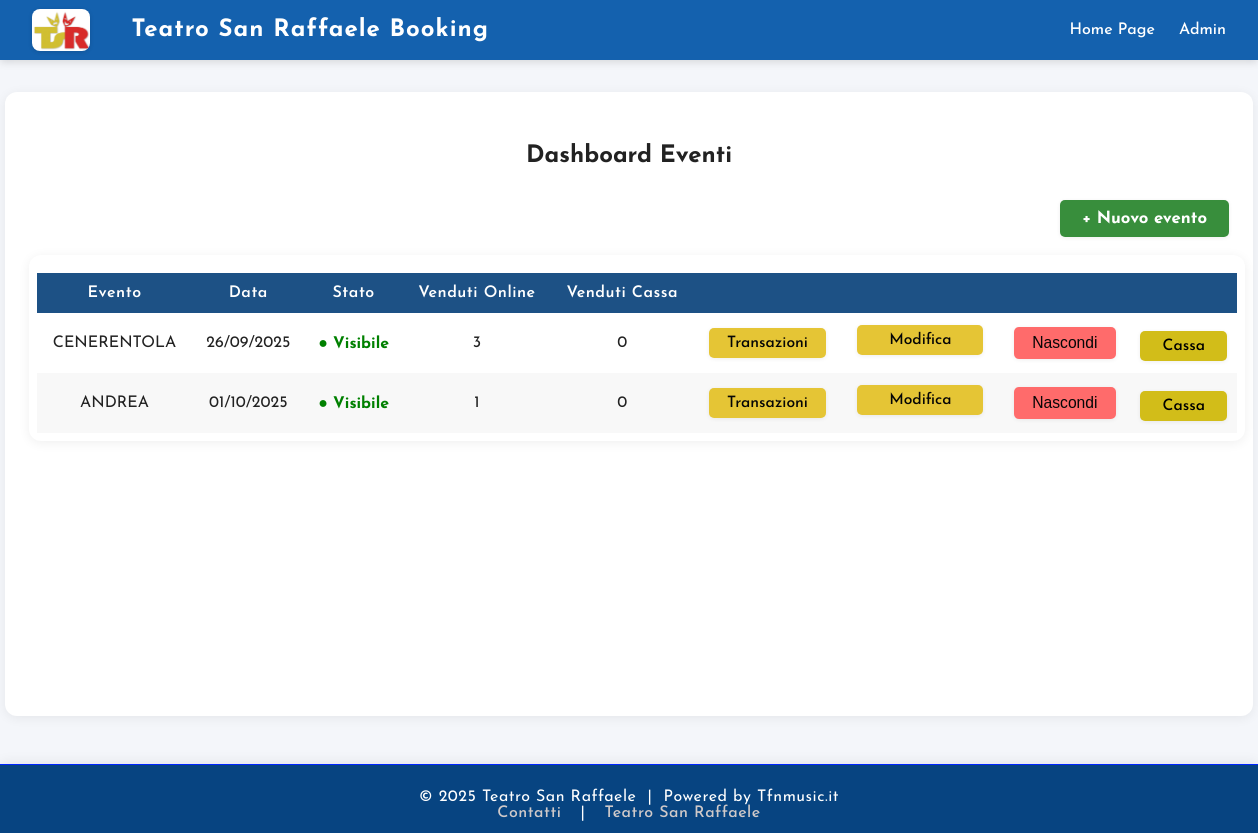
/dashboard (signed in), run on the app's committed database.
### tables this page shows
CREATE TABLE events (
    id INTEGER PRIMARY KEY AUTOINCREMENT,
    title TEXT NOT NULL,
    date TEXT NOT NULL,
    time TEXT NOT NULL,
    price REAL NOT NULL,
    poster_url TEXT         
, visible INTEGER DEFAULT 1);

### app.py (the view)
@app.route('/dashboard')
@login_required
def dashboard():
    events = get_all_events_admin()
    event_list = []
    for event in events:
        stats = get_event_stats(event['id'])
        event_list.append({
            'id': event['id'],
            'title': event['title'],
            'date': event['date'],
            'sold': stats['sold'],
            'validated': stats['validated'],
            'visible': event['visible'],
        })
    return render_template('dashboard.html', events=event_list)

### app.py (called while the page is built)
@app.context_processor
def inject_now():
    return {'now': datetime.now}

### auth.py (called while the page is built)
def login_required(f):
    @wraps(f)
    def decorated_function(*args, **kwargs):
        if session.get('logged_in') != True:
            return redirect(url_for('admin'))
        return f(*args, **kwargs)
    return decorated_function

### database.py (called while the page is built)
def get_db():
    conn = sqlite3.connect(DB_PATH)
    conn.row_factory = sqlite3.Row
    return conn

def get_all_events_admin():
    conn = get_db()
    events = conn.execute('SELECT * FROM events').fetchall()
    conn.close()
    return events

def get_event_stats(event_id):
    conn = get_db()
    pending = conn.execute(
        'SELECT SUM(LENGTH(seats) - LENGTH(REPLACE(seats, ",", "")) + 1) AS pending_count '
        'FROM bookings WHERE event_id=? AND status=1', (event_id,)
    ).fetchone()['pending_count'] or 0
    sold = conn.execute(
        'SELECT SUM(LENGTH(seats) - LENGTH(REPLACE(seats, ",", "")) + 1) AS sold_count '
        'FROM bookings WHERE event_id=? AND status =2', (event_id,)
    ).fetchone()['sold_count'] or 0
    validated = conn.execute(
        'SELECT SUM(LENGTH(seats) - LENGTH(REPLACE(seats, ",", "")) + 1) AS validated_count '
        'FROM bookings WHERE event_id=? AND status=3', (event_id,)
    ).fetchone()['validated_count'] or 0
    conn.close()
    return {'pending': pending, 'sold': sold, 'validated': validated}

### templates/dashboard.html (shortened to what this page needs)
{% extends 'base.html' %}
{% block content %}
<h2 style="text-align:center; margin-bottom: 32px;">Dashboard Eventi</h2>
<div style="text-align:right; margin-bottom: 18px;">
  <a href="{{ url_for('add_event') }}" class="btn-new-event">+ Nuovo evento</a>
</div>
<div class="dashboard-table-wrapper">
  <table class="dashboard-table">
    <thead>
      <tr>
        <th>Evento</th>
        <th>Data</th>
        <th>Stato</th>
        <th>Venduti Online</th>
        <th>Venduti Cassa</th>
        <th></th>
        <th></th>
        <th></th>
        <th></th>
      </tr>
    </thead>
    <tbody>
      {% for e in events |sort(attribute='id') %}
      <tr>
        <td>{{ e.title }}</td>
        <td>{{ e.date }}</td>
        <td>
          {% if e.visible == 1 %}
          <span style="color: green; font-weight: bold;">● Visibile</span>
          {% else %}
          <span style="color: red; font-weight: bold;">● Nascosto</span>
          {% endif %}
        </td>
        <td>{{ e.sold }}</td>
        <td>{{ e.validated }}</td>
        <td>
          <a href="{{ url_for('event_transactions', event_id=e.id) }}" class="btn-table">Transazioni</a>
        </td>
        <td class="dashboard-actions">
          <a href="{{ url_for('edit_event', event_id=e.id) }}" class="btn-table btn-edit">Modifica</a>
        </td>
        <td>
          {% if e.visible == 1 %}
          <form action="{{ url_for('hide_event_route', event_id=e.id) }}" method="post" style="display:inline;"
            onsubmit="return confirm('Sei sicuro di voler nascondere questo evento dalla vista pubblica?');">
            <button type="submit" class="btn-table" style="background:#ff6b6b;">Nascondi</button>
          </form>
          {% else %}
          <form action="{{ url_for('show_event_route', event_id=e.id) }}" method="post" style="display:inline;"
            onsubmit="return confirm('Sei sicuro di voler rendere visibile questo evento?');">
            <button type="submit" class="btn-table" style="background:#51cf66;">Mostra</button>
          </form>
          {% endif %}
        </td>
        <td>
          <a href="{{ url_for('admin_book_seats', event_id=e.id) }}" class="btn-table"
            style="background:#d2bd19;color:#000000;margin-top:6px;display:block;">Cassa</a>
        </td>
      </tr>
      {% else %}
      <tr>
        <td colspan="9" style="text-align:center; color:#888;">Nessun evento presente.</td>
      </tr>
      {% endfor %}
    </tbody>
  </table>
</div>
{% endblock %}

### static/style.css (style rules this page uses)
body { margin: 0; font-family: "Josefin Sans", sans-serif; font-optical-sizing: auto; font-weight: 400; font-style: normal; background: #f4f6fa; color: #222; min-height: 100vh; }
.dashboard-table-wrapper, .transactions-table-wrapper { width: 100%; max-width: 1200px; margin: 0 auto; background: #fff; border-radius: 12px; box-shadow: 0 2px 12px #0001; padding: 18px 8px 8px 8px; }
.dashboard-table, .transactions-table { width: 100%; border-collapse: collapse; font-size: 1em; min-width: 400px; table-layout: auto; }
.dashboard-table th, .dashboard-table td { padding: 12px 10px; text-align: center; }
.dashboard-table th { background: #1d5185; color: #fff; font-weight: 600; letter-spacing: 0.5px; }
.dashboard-table tr:nth-child(even) { background: #f8f8f8; }
.dashboard-table tr:nth-child(odd) { background: #fff; }
.btn-table { background: #e5c535; color: #060606; border: none; border-radius: 5px; padding: 7px 18px; font-size: 0.98em; font-weight: 500; text-decoration: none; transition: background 0.2s; box-shadow: 0 1px 4px #0001; cursor: pointer; display: inline-block; }
.btn-new-event { background: #388e3c; color: #fff; border: none; border-radius: 5px; padding: 10px 22px; font-size: 1.05em; font-weight: bold; text-decoration: none; transition: background 0.2s; box-shadow: 0 1px 4px #0001; cursor: pointer; display: inline-block; }
.dashboard-actions { display: flex; flex-wrap: wrap; gap: 8px; justify-content: center; align-items: center; }
.dashboard-actions .btn-table { margin: 0 !important; min-width: 90px; text-align: center; }

### data on the page
events: title "CENERENTOLA", date "26/09/2025", visible "● Visibile", sold "3", validated "0"
events: title "ANDREA", date "01/10/2025", shows "● Visibile", sold "1", validated "0"
